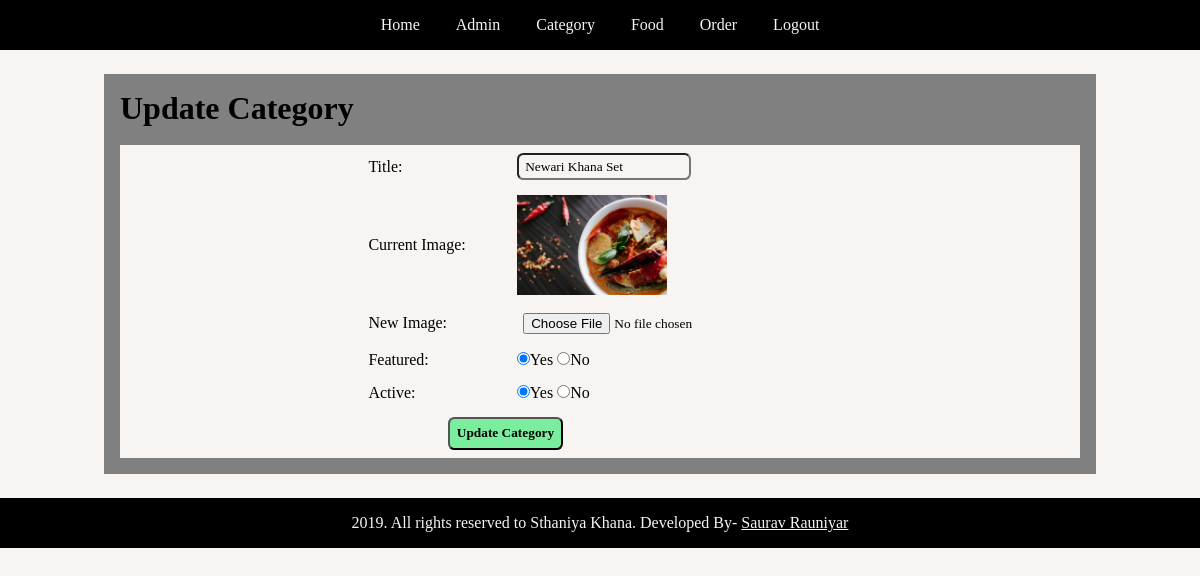
Screenshot of /admin/update-category.php?id=18&image_name=Food_category_829.jpg (signed in) with the database file from the repository.
### tables this page shows
CREATE TABLE `tbl_category` (
  `id` int(10) UNSIGNED NOT NULL,
  `title` varchar(100) NOT NULL,
  `image_name` varchar(255) NOT NULL,
  `featured` varchar(10) NOT NULL,
  `active` varchar(10) NOT NULL
);

### admin/update-category.php (the view, shortened to what this page needs)
<?php include('partials/navbar.php');?>
<div class="main-content">
    <div class="wrapper">
        <h1>Update Category</h1>
        <br>
        <?php
            if (isset($_GET['id']) AND isset($_GET['image_name']))
            {
                $id = $_GET['id'];
                $sql = "SELECT * FROM tbl_category WHERE id =$id";
                $res = mysqli_query($conn, $sql);
                $count = mysqli_num_rows($res);
                if ($count == 1)
                {
                    $row = mysqli_fetch_assoc($res);
                    $title = $row['title'];
                    $curr_img = $row['image_name'];
                    $featured = $row['featured'];
                    $active = $row['active'];
                }
                else
                {
                    $_SESSION['no-category-found'] = '<div class="error">Category Not Found!</div>';
                    header('location:'.SETURL.'admin/manage-category.php');
                }
            }
            else
            {
                header('location:'.SETURL.'admin/manage-category.php');
            }
        ?>
        <form action="" method='POST' enctype='multipart/form-data'>
            <table class='tbl-30'>
                <tr>
                    <td>Title:</td>
                    <td>
                        <input type="text" name ="title" value="<?php echo $title;?>">
                    </td>
                </tr>
                <tr>
                    <td>Current Image:</td>
                    <td>
                        <?php
                            if ($curr_img !="")
                            {
                                ?>
                                <img src="<?php echo SETURL;?>images/category/<?php echo $curr_img;?>" width = '150px'>
                                <?php
                            }
                            else
                            {
                                echo '<div class="error">Image not Added.</div>';
                            }
                        ?>
                    </td>
                </tr>
                <tr>
                    <td>New Image:</td>
                    <td>
                        <input type="file" name='new_img'>
                    </td>
                </tr>
                <tr>
                    <td>Featured:</td>
                    <td>
                        <input <?php if($featured=="Yes") {echo "checked";} ?> type="radio" name="featured" value="Yes">Yes
                        <input <?php if($featured=='No') {echo 'checked';} ?> type="radio" name="featured" value="No">No
                    </td>
                </tr>
                <tr>
                    <td>Active:</td>
                    <td>
                        <input <?php if($active=='Yes') {echo 'checked';} ?> type="radio" name="active" value="Yes">Yes
                        <input <?php if($active=='No') {echo 'checked';} ?> type="radio" name="active" value="No">No
                    </td>
                </tr>
                <tr>
                    <td colspan='2'>
                        <button type='submit' name='submit' class='btn-secondary'>Update Category</button>
                    </td>
                </tr>
            </table>
        </form>
    </div>
</div>
<?php include('partials/footer.php')?>

### css/admin.css (style rules this page uses)
* { margin: 0 0; padding: 0 0; font-family: 'Satisfy', cursive; background-color: #F7F4F2; color: black; }
.wrapper { padding: 1rem; width: 80vw; margin: 0 auto; }
.tbl-30 { width:40vw; height: 20vw; margin-left: 15rem; }
.tbl-30 input { padding: 0.2rem 0 0.2rem 0.4rem; border-radius: 0.4rem; }
.tbl-30 button { margin-left: 5rem; }
table tr td { padding: 0.4rem; text-align: left; }
.btn-secondary { background-color: #7bed9f ; color: black; padding: 0.4rem; text-decoration: none; font-weight: bold; border-radius: 0.4rem; }
.main-content { padding: 1.5rem 0; }
.main-content .wrapper { background-color: gray ; }
.main-content .wrapper h1 { background-color: gray ; }

### rows the page displays
tbl_category: title "Newari Khana Set", image_name (picture), featured "☑", active "☑"
